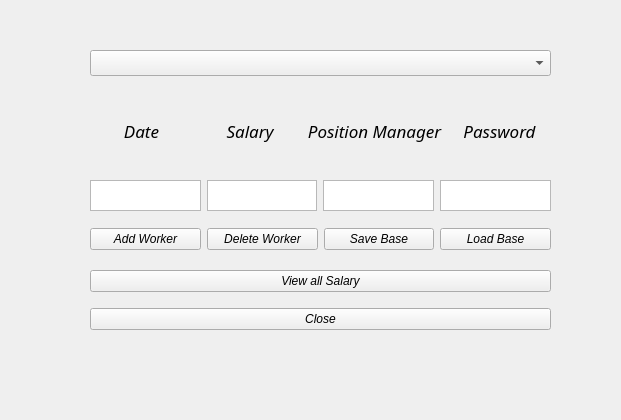
<?xml version="1.0" encoding="UTF-8"?>
<ui version="4.0">
 <class>FormAdmin</class>
 <widget class="QWidget" name="FormAdmin">
  <property name="geometry">
   <rect>
    <x>0</x>
    <y>0</y>
    <width>621</width>
    <height>420</height>
   </rect>
  </property>
  <property name="font">
   <font>
    <italic>true</italic>
   </font>
  </property>
  <property name="windowTitle">
   <string>Form</string>
  </property>
  <widget class="QComboBox" name="comboBox">
   <property name="geometry">
    <rect>
     <x>90</x>
     <y>50</y>
     <width>461</width>
     <height>26</height>
    </rect>
   </property>
   <property name="toolTip">
    <string>List Worker</string>
   </property>
  </widget>
  <widget class="QWidget" name="horizontalLayoutWidget">
   <property name="geometry">
    <rect>
     <x>90</x>
     <y>100</y>
     <width>461</width>
     <height>61</height>
    </rect>
   </property>
   <layout class="QHBoxLayout" name="horizontalLayout">
    <item>
     <widget class="QLabel" name="label_3">
      <property name="font">
       <font>
        <family>.Al Bayan PUA</family>
        <pointsize>13</pointsize>
        <italic>true</italic>
       </font>
      </property>
      <property name="text">
       <string>Date</string>
      </property>
      <property name="alignment">
       <set>Qt::AlignCenter</set>
      </property>
     </widget>
    </item>
    <item>
     <widget class="QLabel" name="label">
      <property name="font">
       <font>
        <family>.Al Bayan PUA</family>
        <pointsize>13</pointsize>
        <weight>50</weight>
        <italic>true</italic>
        <bold>false</bold>
       </font>
      </property>
      <property name="inputMethodHints">
       <set>Qt::ImhNone</set>
      </property>
      <property name="text">
       <string>Salary</string>
      </property>
      <property name="alignment">
       <set>Qt::AlignCenter</set>
      </property>
     </widget>
    </item>
    <item>
     <widget class="QLabel" name="label_2">
      <property name="sizePolicy">
       <sizepolicy hsizetype="Preferred" vsizetype="Preferred">
        <horstretch>0</horstretch>
        <verstretch>0</verstretch>
       </sizepolicy>
      </property>
      <property name="minimumSize">
       <size>
        <width>0</width>
        <height>0</height>
       </size>
      </property>
      <property name="font">
       <font>
        <family>.Al Bayan PUA</family>
        <pointsize>13</pointsize>
        <weight>50</weight>
        <italic>true</italic>
        <bold>false</bold>
       </font>
      </property>
      <property name="statusTip">
       <string/>
      </property>
      <property name="layoutDirection">
       <enum>Qt::LeftToRight</enum>
      </property>
      <property name="text">
       <string>Position Manager</string>
      </property>
      <property name="alignment">
       <set>Qt::AlignCenter</set>
      </property>
     </widget>
    </item>
    <item>
     <widget class="QLabel" name="label_4">
      <property name="sizePolicy">
       <sizepolicy hsizetype="Preferred" vsizetype="Preferred">
        <horstretch>0</horstretch>
        <verstretch>0</verstretch>
       </sizepolicy>
      </property>
      <property name="minimumSize">
       <size>
        <width>0</width>
        <height>0</height>
       </size>
      </property>
      <property name="font">
       <font>
        <family>.Al Bayan PUA</family>
        <pointsize>13</pointsize>
        <weight>50</weight>
        <italic>true</italic>
        <bold>false</bold>
       </font>
      </property>
      <property name="statusTip">
       <string/>
      </property>
      <property name="layoutDirection">
       <enum>Qt::LeftToRight</enum>
      </property>
      <property name="text">
       <string>Password</string>
      </property>
      <property name="alignment">
       <set>Qt::AlignCenter</set>
      </property>
     </widget>
    </item>
   </layout>
  </widget>
  <widget class="QWidget" name="horizontalLayoutWidget_2">
   <property name="geometry">
    <rect>
     <x>90</x>
     <y>180</y>
     <width>461</width>
     <height>31</height>
    </rect>
   </property>
   <layout class="QHBoxLayout" name="horizontalLayout_2">
    <item>
     <widget class="QTextBrowser" name="textBrowser_date"/>
    </item>
    <item>
     <widget class="QTextBrowser" name="textBrowser_salary"/>
    </item>
    <item>
     <widget class="QTextBrowser" name="textBrowser_positionManager"/>
    </item>
    <item>
     <widget class="QTextBrowser" name="textBrowser_Pas"/>
    </item>
   </layout>
  </widget>
  <widget class="QWidget" name="horizontalLayoutWidget_3">
   <property name="geometry">
    <rect>
     <x>90</x>
     <y>219</y>
     <width>461</width>
     <height>41</height>
    </rect>
   </property>
   <layout class="QHBoxLayout" name="horizontalLayout_3">
    <item>
     <widget class="QPushButton" name="but_addWorker">
      <property name="toolTip">
       <string>Add</string>
      </property>
      <property name="text">
       <string>Add Worker</string>
      </property>
     </widget>
    </item>
    <item>
     <widget class="QPushButton" name="pushButton_DelWorker">
      <property name="toolTip">
       <string>Delete</string>
      </property>
      <property name="text">
       <string>Delete Worker</string>
      </property>
     </widget>
    </item>
    <item>
     <widget class="QPushButton" name="pushButton_SaveBase">
      <property name="toolTip">
       <string>Save Base</string>
      </property>
      <property name="text">
       <string>Save Base</string>
      </property>
     </widget>
    </item>
    <item>
     <widget class="QPushButton" name="pushButton_LoadBase">
      <property name="toolTip">
       <string>Load Base</string>
      </property>
      <property name="text">
       <string>Load Base</string>
      </property>
     </widget>
    </item>
   </layout>
  </widget>
  <widget class="QWidget" name="verticalLayoutWidget">
   <property name="geometry">
    <rect>
     <x>90</x>
     <y>260</y>
     <width>461</width>
     <height>80</height>
    </rect>
   </property>
   <layout class="QVBoxLayout" name="verticalLayout">
    <item>
     <widget class="QPushButton" name="pushButton_wievAllSalary">
      <property name="toolTip">
       <string>Wiew All Salary</string>
      </property>
      <property name="text">
       <string>View all Salary</string>
      </property>
     </widget>
    </item>
    <item>
     <widget class="QPushButton" name="pushButton_close">
      <property name="text">
       <string>Close</string>
      </property>
     </widget>
    </item>
   </layout>
  </widget>
 </widget>
 <resources/>
 <connections/>
</ui>
